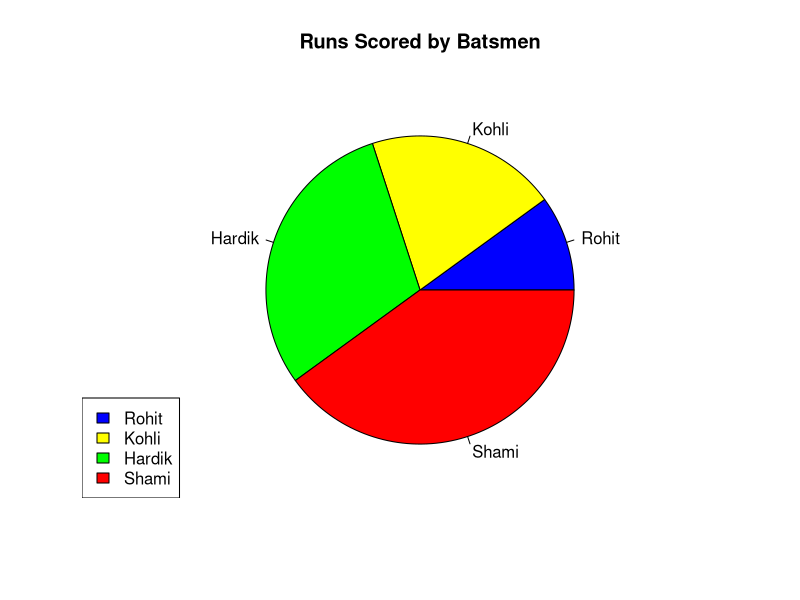
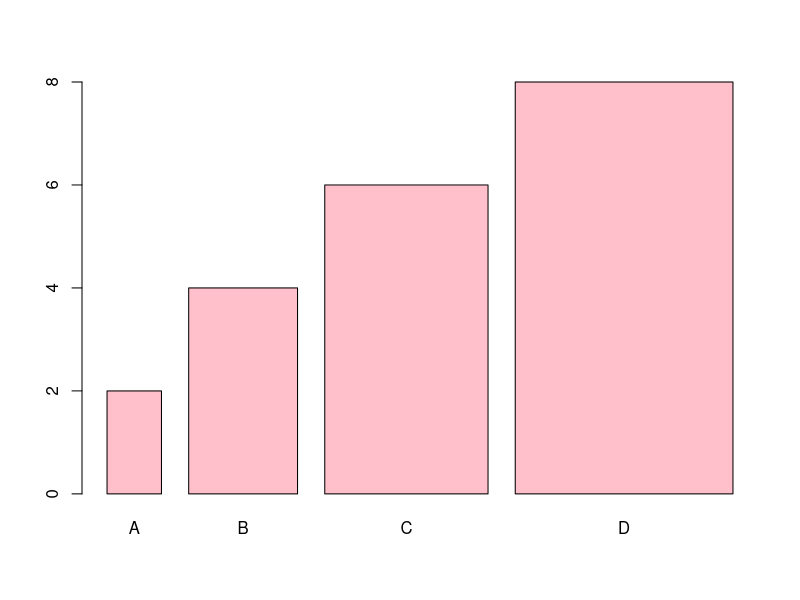
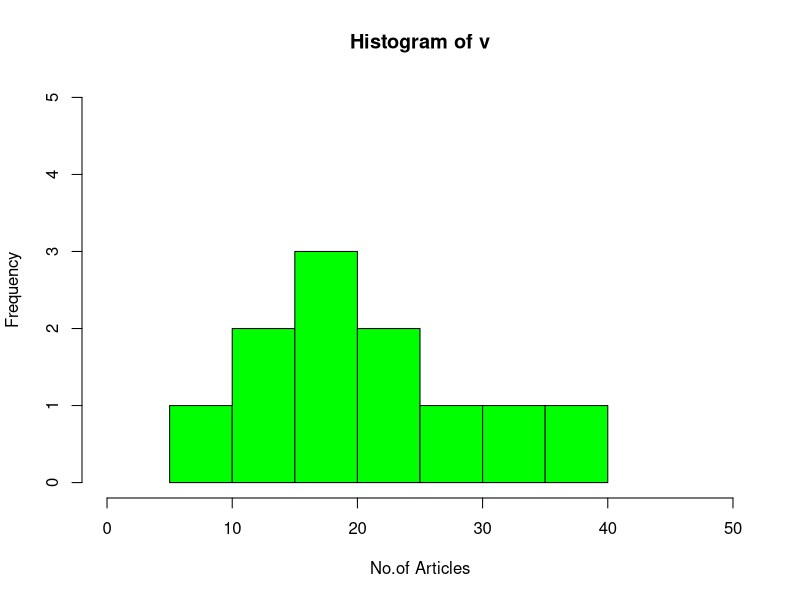
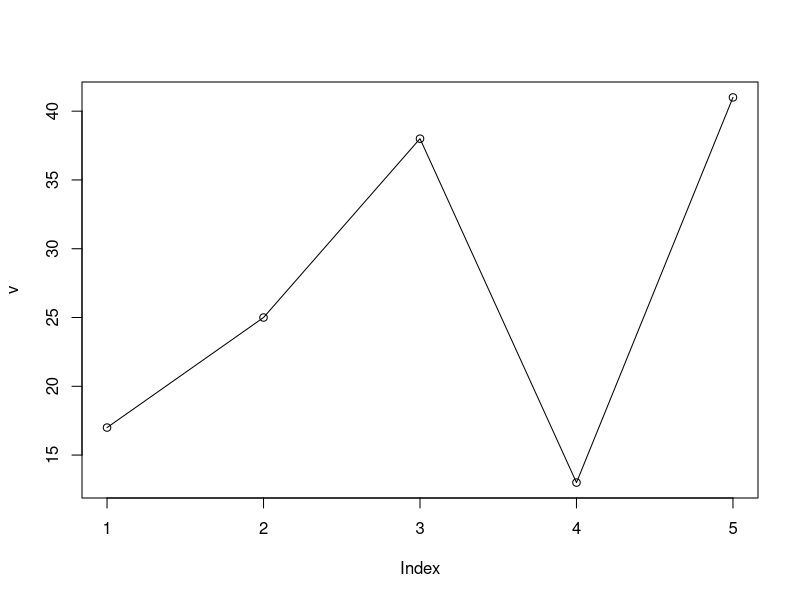
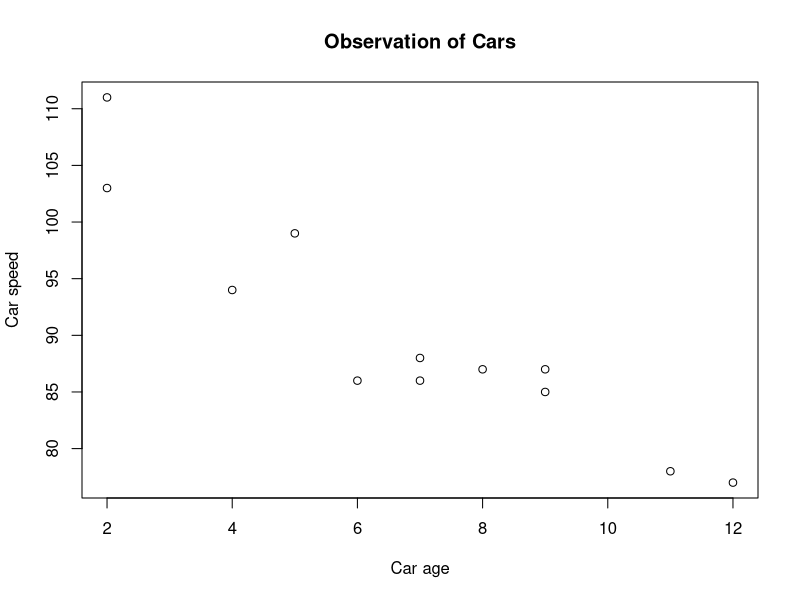

Recreate these plots in R, in order. (Note: this script raises an error after producing the figures.)
# Pie Charts
# Create a vector of pies
x <- c(10,20,30,40)
mylabel <- c("Rohit", "Kohli", "Hardik", "Shami")
colors <- c("blue", "yellow", "green", "red")
pie(x, label = mylabel, main = "Runs Scored by Batsmen",col = colors)
legend("bottomleft", mylabel, fill = colors)


#Barchart
x <- c("A", "B", "C", "D")
y <- c(2, 4, 6, 8)
barplot(y, names.arg = x, width = c(1,2,3,4), col ="pink")

#Histogram
v <- c(19, 23, 11, 5, 16, 21, 32, 14, 19, 27, 39)

hist(v, xlab = "No.of Articles", col = "green",
     border = "black", xlim = c(0, 50),
     ylim = c(0, 5), breaks = 5)

#Line Chart
v <- c(17, 25, 38, 13, 41)
plot(v, type = "o")

#sCatter Plot
x <- c(5,7,8,7,2,2,9,4,11,12,9,6)
y <- c(99,86,87,88,111,103,87,94,78,77,85,86)
plot(x, y, main="Observation of Cars", xlab="Car age", ylab="Car speed")


#R sTATISTICS
#mean
# Create a vector. 
x <- c(12,7,3,4.2,18,2,54,-21,8,-5)
result.mean <- mean(x)
print(result.mean)

#Median
x <- c(12,7,3,4.2,18,2,54,-21,8,-5)
median.result <- median(x)
print(median.result)

#Mode
# Create the vector with numbers.
v <- c(2,1,2,3,1,2,3,4,1,5,5,3,2,3)
result <- getmode(v)
print(result)




